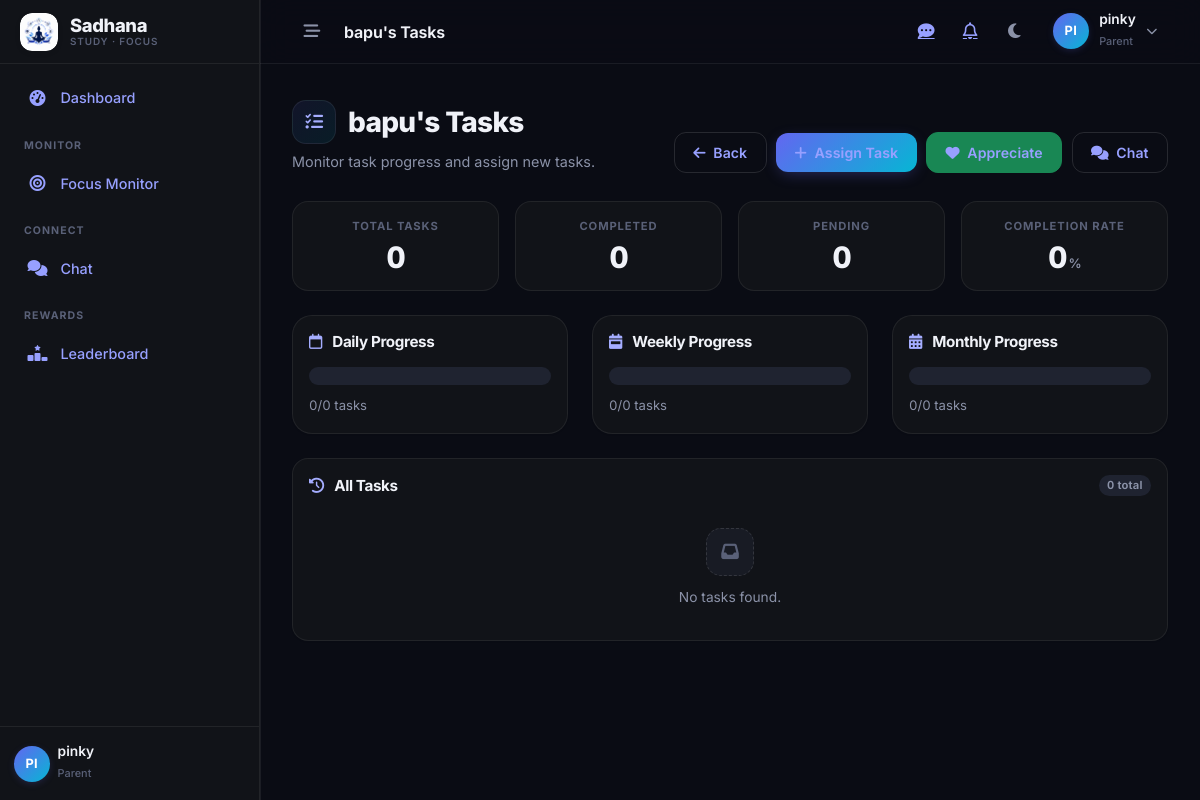
/tasks/parent/child/1/ (signed in), run on the app's committed database.
### users/models.py (models this page shows, shortened)
class User(AbstractUser):
    ROLE_CHOICES = (
        ('PARENT', 'Parent'),
        ('CHILD', 'Child'),
        ('ADMIN', 'Admin'),
    )
    role = models.CharField(max_length=10, choices=ROLE_CHOICES, default='CHILD')
    child_id = models.CharField(max_length=20, unique=True, blank=True, null=True)

### tasks/views.py (the view)
# urls.py: path('parent/child/<int:child_id>/', views.parent_child_todo, name='parent_child_todo'),
@login_required
def parent_child_todo(request, child_id):
    if request.user.role != 'PARENT':
        return redirect('dashboard_router')
    conn = ConnectionRequest.objects.filter(parent=request.user, child_id=child_id, status='ACCEPTED').first()
    if not conn:
        messages.error(request, 'Not connected to this child.')
        return redirect('parent_dashboard')
    child = conn.child
    today = timezone.now().date()
    week_start = today - timedelta(days=today.weekday())
    month_start = today.replace(day=1)
    all_tasks = Task.objects.filter(child=child).order_by('-date', '-priority')
    today_tasks = all_tasks.filter(date=today)
    today_total = today_tasks.count()
    today_completed = today_tasks.filter(status=True).count()
    today_pending = today_tasks.filter(status=False).count()
    today_pct = round((today_completed / today_total * 100) if today_total > 0 else 0)
    week_tasks = all_tasks.filter(date__gte=week_start)
    week_total = week_tasks.count()
    week_completed = week_tasks.filter(status=True).count()
    week_pct = round((week_completed / week_total * 100) if week_total > 0 else 0)
    month_tasks = all_tasks.filter(date__gte=month_start)
    month_total = month_tasks.count()
    month_completed = month_tasks.filter(status=True).count()
    month_pct = round((month_completed / month_total * 100) if month_total > 0 else 0)
    incomplete_high = today_tasks.filter(status=False, priority='HIGH').count()
    today_pending_pct = round((today_pending / today_total * 100) if today_total > 0 else 0)
    context = {
        'child': child,
        'all_tasks': all_tasks[:50],
        'today_tasks': today_tasks,
        'today_total': today_total,
        'today_completed': today_completed,
        'today_pending': today_pending,
        'today_pct': today_pct,
        'today_pending_pct': today_pending_pct,
        'week_pct': week_pct,
        'month_pct': month_pct,
        'week_total': week_total,
        'week_completed': week_completed,
        'month_total': month_total,
        'month_completed': month_completed,
        'incomplete_high': incomplete_high,
    }
    return render(request, 'tasks/parent_child_todo.html', context)

### templates/tasks/parent_child_todo.html (shortened to what this page needs)
{% extends 'base.html' %}
{% block topbar_title %}{{ child.username }}'s Tasks{% endblock %}
{% block content %}
<div class="sd-page-header">
    <div>
        <h2 class="sd-page-title"><span class="sd-title-icon"><i class="fa-solid fa-list-check"></i></span> {{ child.username }}'s Tasks</h2>
        <p class="sd-page-subtitle">Monitor task progress and assign new tasks.</p>
    </div>
    <div class="sd-page-actions">
        <a href="{% url 'parent_dashboard' %}" class="btn btn-outline-secondary"><i class="fa-solid fa-arrow-left me-1"></i> Back</a>
        <a href="{% url 'parent_assign_task' child.id %}" class="btn btn-gradient"><i class="fa-solid fa-plus me-1"></i> Assign Task</a>
        <a href="{% url 'parent_send_appreciation' child.id %}" class="btn btn-success"><i class="fa-solid fa-heart me-1"></i> Appreciate</a>
        <a href="{% url 'chat:chat_page' %}?to={{ child.id }}" class="btn btn-outline-secondary"><i class="fa-solid fa-comments me-1"></i> Chat</a>
    </div>
</div>
<div class="row g-3 mb-4">
    <div class="col-md-3 col-6">
        <div class="stat-card text-center py-3 tint-primary">
            <div class="stat-label">Total Tasks</div>
            <div class="stat-value">{{ today_total }}</div>
        </div>
    </div>
    <div class="col-md-3 col-6">
        <div class="stat-card text-center py-3 tint-success">
            <div class="stat-label">Completed</div>
            <div class="stat-value">{{ today_completed }}</div>
        </div>
    </div>
    <div class="col-md-3 col-6">
        <div class="stat-card text-center py-3 tint-danger">
            <div class="stat-label">Pending</div>
            <div class="stat-value">{{ today_pending }}</div>
        </div>
    </div>
    <div class="col-md-3 col-6">
        <div class="stat-card text-center py-3 tint-info">
            <div class="stat-label">Completion Rate</div>
            <div class="stat-value">{{ today_pct }}<small>%</small></div>
        </div>
    </div>
</div>
<div class="row g-4 mb-4">
    <div class="col-md-4">
        <div class="card h-100">
            <div class="card-body">
                <h6 class="sd-card-title"><i class="fa-regular fa-calendar"></i> Daily Progress</h6>
                <div class="progress mb-2" style="height:18px;">
                </div>
                <small class="text-muted tabular">{{ today_completed }}/{{ today_total }} tasks</small>
            </div>
        </div>
    </div>
    <div class="col-md-4">
        <div class="card h-100">
            <div class="card-body">
                <h6 class="sd-card-title"><i class="fa-solid fa-calendar-week"></i> Weekly Progress</h6>
                <div class="progress mb-2" style="height:18px;">
                </div>
                <small class="text-muted tabular">{{ week_completed }}/{{ week_total }} tasks</small>
            </div>
        </div>
    </div>
    <div class="col-md-4">
        <div class="card h-100">
            <div class="card-body">
                <h6 class="sd-card-title"><i class="fa-solid fa-calendar-days"></i> Monthly Progress</h6>
                <div class="progress mb-2" style="height:18px;">
                </div>
                <small class="text-muted tabular">{{ month_completed }}/{{ month_total }} tasks</small>
            </div>
        </div>
    </div>
</div>
<div class="sd-table-wrap">
    <div class="p-3 pb-0 d-flex justify-content-between align-items-center flex-wrap gap-2">
        <h5 class="sd-card-title mb-0"><i class="fa-solid fa-clock-rotate-left"></i> All Tasks</h5>
        <span class="badge soft-neutral tabular">{{ all_tasks|length }} total</span>
    </div>
    {% if all_tasks %}
        <div class="table-responsive mt-2">
            <table class="table table-hover align-middle">
                <thead>
                    <tr>
                        <th>Status</th>
                        <th>Task</th>
                        <th>Priority</th>
                        <th>Date</th>
                        <th>Due</th>
                        <th>Actions</th>
                    </tr>
                </thead>
                <tbody>
                    {% for task in all_tasks %}
                        <tr>
                            <td>
                                {% if task.status %}
                                    <span class="badge soft-success"><i class="fa-solid fa-check"></i></span>
                                {% else %}
                                    <span class="badge soft-danger"><i class="fa-solid fa-xmark"></i></span>
                                {% endif %}
                            </td>
                            <td>
                                {{ task.task_name }}
                                {% if task.parent %}
                                    <span class="badge soft-info ms-1" title="Parent-assigned"><i class="fa-solid fa-user-tie"></i></span>
                                {% endif %}
                            </td>
                            <td><span class="badge priority-{{ task.priority }}">{{ task.get_priority_display }}</span></td>
                            <td class="text-muted small tabular">{{ task.date|date:"M d" }}</td>
                            <td>
                                {% if task.due_date %}
                                    <span class="small tabular {% if not task.status and task.due_date < today %}text-bad fw-bold{% else %}text-muted{% endif %}">
                                        {{ task.due_date|date:"M d" }}
                                    </span>
                                {% else %}
                                    <span class="text-muted small">--</span>
                                {% endif %}
                            </td>
                            <td>
                                {% if task.parent == request.user %}
                                    <a href="{% url 'parent_edit_task' task.id %}" class="btn btn-action btn-outline-secondary" title="Edit" aria-label="Edit {{ task.task_name }}">
                                        <i class="fa-solid fa-pen"></i>
                                    </a>
                                    <a href="{% url 'parent_remove_task' task.id %}" class="btn btn-action btn-outline-danger" onclick="return confirm('Remove this task?')" title="Remove" aria-label="Remove {{ task.task_name }}">
                                        <i class="fa-solid fa-trash-can"></i>
                                    </a>
                                {% endif %}
                            </td>
                        </tr>
                    {% endfor %}
                </tbody>
            </table>
        </div>
    {% else %}
        <div class="empty-state compact">
            <span class="es-icon"><i class="fa-solid fa-inbox"></i></span>
            <p class="es-text mb-0">No tasks found.</p>
        </div>
    {% endif %}
</div>
{% endblock %}

### templates/base.html (shortened to what this page needs)
{% load static %}
<!DOCTYPE html>
<html lang="en" data-bs-theme="dark">
<head>
    <link href="https://cdn.jsdelivr.net/npm/bootstrap@5.3.2/dist/css/bootstrap.min.css" rel="stylesheet">
    <link rel="stylesheet" href="https://cdnjs.cloudflare.com/ajax/libs/font-awesome/6.4.2/css/all.min.css" />
    <link rel="stylesheet" href="/static/css/style.css?v=20260908">
</head>
<body class="{% if user.is_authenticated %}has-sidebar{% endif %} {% block body_class %}{% endblock %}">
    {% if user.is_authenticated %}
    <div class="sd-app">
        <aside class="sd-sidebar" id="sdSidebar" aria-label="Main navigation">
            <a class="sd-sidebar-brand" href="{% url 'home' %}" title="Sadhana">
                <span class="sd-brand-mark"><img src="{% static 'images/logo.jpeg' %}" alt="Sadhana logo"></span>
                <span class="sd-brand-name">Sadhana<small>Study &middot; Focus</small></span>
            </a>
            <nav class="sd-nav">
                <a class="sd-nav-link {% if request.resolver_match.url_name == 'dashboard_router' or request.resolver_match.url_name == 'parent_dashboard' or request.resolver_match.url_name == 'child_dashboard' %}active{% endif %}"
                   href="{% url 'dashboard_router' %}">
                    <i class="fa-solid fa-gauge-high"></i><span>Dashboard</span>
                </a>
                {% if user.role == 'PARENT' %}
                <div class="sd-nav-heading">Monitor</div>
                <a class="sd-nav-link {% if request.resolver_match.url_name and 'focus' in request.resolver_match.url_name %}active{% endif %}"
                   href="{% url 'parent_focus_dashboard' %}">
                    <i class="fa-solid fa-bullseye"></i><span>Focus Monitor</span>
                </a>
                {% endif %}
                {% if user.role == 'PARENT' or user.role == 'CHILD' %}
                <div class="sd-nav-heading">Connect</div>
                <a class="sd-nav-link {% if request.resolver_match.url_name == 'chat_page' %}active{% endif %}"
                   href="{% url 'chat:chat_page' %}">
                    <i class="fa-solid fa-comments"></i><span>Chat</span>
                </a>
                {% endif %}
                {% if user.is_staff or user.role == 'ADMIN' or user.role == 'PARENT' or user.role == 'CHILD' %}
                <div class="sd-nav-heading">Rewards</div>
                <a class="sd-nav-link {% if request.resolver_match.url_name == 'reward_leaderboard' %}active{% endif %}"
                   href="{% url 'reward_leaderboard' %}">
                    <i class="fa-solid fa-ranking-star"></i><span>Leaderboard</span>
                </a>
                {% endif %}
            </nav>
            <div class="sd-nav-footer">
                <div class="d-flex align-items-center gap-2 sd-sidebar-footer-user">
                    <span class="sd-avatar">{{ user.username|slice:":2"|upper }}</span>
                    <span class="overflow-hidden">
                        <span class="sd-user-name d-block">{{ user.username }}</span>
                        <span class="sd-user-role">{{ user.role|lower }}</span>
                    </span>
                </div>
            </div>
        </aside>
        <div class="sd-main">
            <header class="sd-topbar">
                <button class="sd-icon-btn sd-desktop-only" id="sdCollapseToggle" type="button" aria-label="Collapse sidebar">
                    <i class="fa-solid fa-bars-staggered"></i>
                </button>
                <h1 class="sd-topbar-title">{% block topbar_title %}{% endblock %}</h1>
                <div class="ms-auto d-flex align-items-center gap-1">
                    {% if user.role == 'PARENT' or user.role == 'CHILD' %}
                    <a class="sd-icon-btn" href="{% url 'chat:chat_page' %}" aria-label="Chat messages">
                        <i class="fa-solid fa-comment-dots"></i>
                    </a>
                    {% endif %}
                    <a class="sd-icon-btn" href="{% url 'notification_list' %}" aria-label="Notifications">
                        <i class="fa-regular fa-bell"></i>
                    </a>
                    <button id="theme-toggle" class="sd-icon-btn" type="button" aria-label="Toggle color theme">
                        <i class="fa-solid fa-moon"></i>
                    </button>
                    <div class="dropdown ms-1">
                        <button class="sd-user-menu" type="button" data-bs-toggle="dropdown"
                                aria-expanded="false" aria-label="Account menu">
                            <span class="sd-avatar">{{ user.username|slice:":2"|upper }}</span>
                            <span class="d-none d-md-block">
                                <span class="sd-user-name d-block">{{ user.username }}</span>
                                <span class="sd-user-role">{{ user.role|lower }}</span>
                            </span>
                        </button>
                    </div>
                </div>
            </header>
            <main class="sd-content" id="sd-main-content">
    {% endif %}
        {% block content %}{% endblock %}
    </main>
    {% if user.is_authenticated %}
        </div>
    </div>
    {% endif %}
</body>
</html>

### data on the page
User: username "PI", username "pinky", role "Parent"
User: username "bapu"

### other printed values
{{ today_total }} "0"
{{ today_completed }} "0"
{{ today_pending }} "0"
{{ today_pct }} "0"
{{ week_completed }} "0"
{{ week_total }} "0"
{{ month_completed }} "0"
{{ month_total }} "0"
{{ all_tasks|length }} "0"
